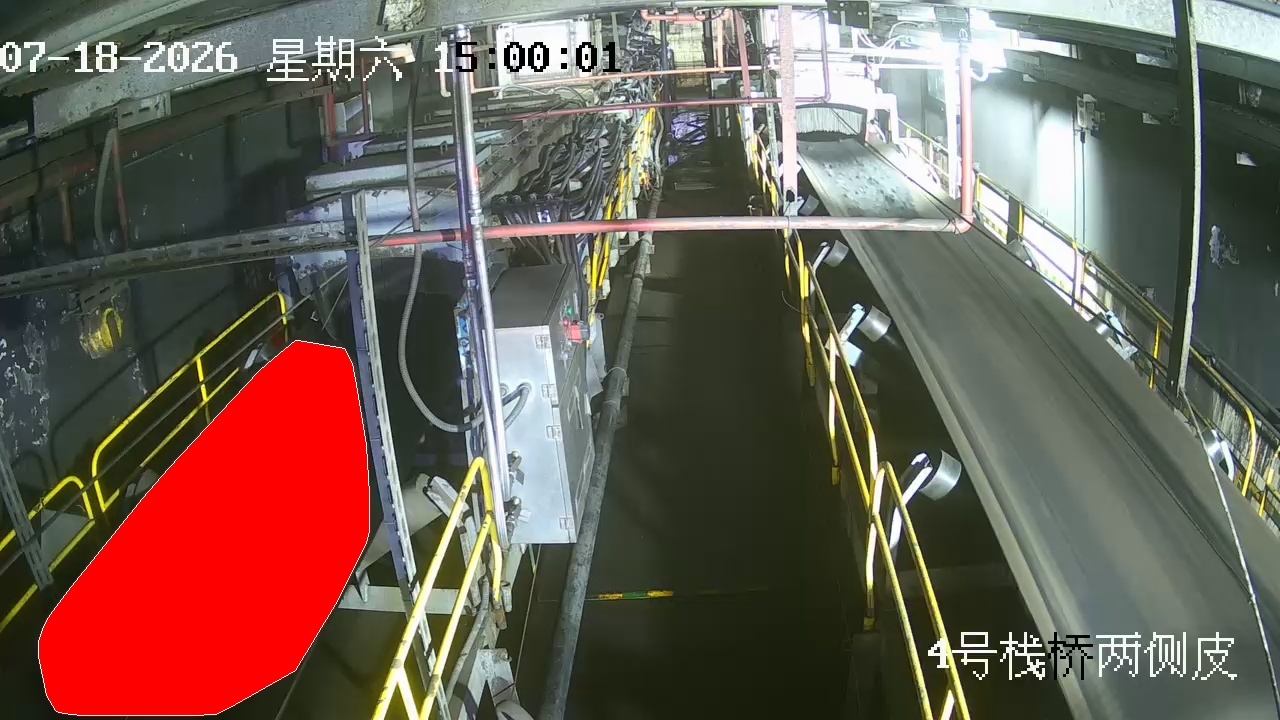
#> input picture 0.jpg, 1280 x 720 px
$ python benchmark.py --image ../../0.jpg
#> lines starting #> are read from the running program, lines starting #| are printed output that depends on the picture
### src/utils/image_formats.py
"""紧凑 NV12 图像的校验与转换，不包含网络或设备依赖。"""

import cv2
import numpy as np


# [10 lines left out: function nv12_image_shape, not called in this run]


def bgr_to_nv12(frame: np.ndarray) -> np.ndarray:
    """BGR 图片兼容入口；生产 NV12 直通路径不调用此函数。"""
    if frame.dtype != np.uint8 or frame.ndim != 3 or frame.shape[2] != 3 or not frame.size:
        raise ValueError("输入必须为非空 uint8 BGR 图像")
    height, width = frame.shape[:2]
    if height % 2 or width % 2:
        raise ValueError("转换 NV12 要求偶数宽高，请使用偶数尺寸图片或 BGR ensemble")
    i420 = cv2.cvtColor(frame, cv2.COLOR_BGR2YUV_I420).reshape(-1)
    y_size = height * width
    chroma_size = y_size // 4
    nv12 = np.empty((height * 3 // 2, width), dtype=np.uint8)
    flat = nv12.reshape(-1)
    flat[:y_size] = i420[:y_size]
    flat[y_size::2] = i420[y_size:y_size + chroma_size]
    flat[y_size + 1::2] = i420[y_size + chroma_size:]
    return nv12

### src/triton_client/client.py
#!/usr/bin/env python3
"""Minimal Triton client wrapper with gRPC / HTTP / shared-memory support.

Examples
--------
# gRPC
client = TritonClient(url="localhost:54246", protocol="grpc")
result = client.infer(
    model_name="YOLO11_DET_PRE_ENSEMBLE",
    inputs={"IMAGE": img_np},
    outputs=["NUM_DETS", "DETECTION_BOXES"],
)

# HTTP
client = TritonClient(url="localhost:54245", protocol="http")
result = client.infer(
    model_name="YOLO11_DET_PRE_ENSEMBLE",
    inputs={"IMAGE": img_np},
    outputs=["NUM_DETS", "DETECTION_BOXES"],
)

# System shared memory (over HTTP)
client = TritonClient(url="localhost:54245", protocol="shm")
result = client.infer(
    model_name="YOLO11_DET_PRE_ENSEMBLE",
    inputs={"IMAGE": img_np},
    outputs=["NUM_DETS", "DETECTION_BOXES"],
    output_specs={
        "NUM_DETS": ([1], "int32"),
        "DETECTION_BOXES": ([300, 4], "float32"),
    },
)
"""

from __future__ import annotations

import os
import threading
import uuid
import warnings
from typing import Any, Dict, Optional, Sequence, Tuple, Union

import numpy as np

# Optional Triton client imports are performed lazily so that the module can be
# imported in environments where only one of grpc/http is available.


# [28 lines left out: function _triton_type, not called in this run]


class TritonClientError(Exception):
    """Raised when a Triton client operation fails."""


class TritonClient:
    """Unified Triton inference client.

    Parameters
    ----------
    url : str
        Server URL. For gRPC use ``host:port`` (e.g. ``localhost:48001``).
        For HTTP/SHM use ``host:port`` (e.g. ``localhost:48000``).
    protocol : {"grpc", "http", "shm"}
        Communication protocol. ``shm`` uses HTTP underneath and transfers
        input/output tensors through system shared memory.
    verbose : bool, optional
        Enable verbose logging in the underlying Triton client.
    """

    _VALID_PROTOCOLS = {"grpc", "http", "shm"}

    # 进程级共享的 gRPC 客户端（按 URL），避免多线程/多模型场景下创建大量 channel。
    _GRPC_CLIENTS: Dict[str, Any] = {}
    _GRPC_REFS: Dict[str, int] = {}
    _GRPC_LOCK = threading.Lock()

    def __init__(
        self,
        url: str,
        protocol: str = "http",
        verbose: bool = False,
    ):
        protocol = protocol.lower()
        if protocol not in self._VALID_PROTOCOLS:
            raise TritonClientError(
                f"Invalid protocol '{protocol}'. "
                f"Supported: {', '.join(sorted(self._VALID_PROTOCOLS))}"
            )

        self.url = url
        self.protocol = protocol
        self.verbose = verbose
        self._client: Any = None
        self._closed = False
        self._owns_grpc_client = False

        # Shared-memory state (only used when protocol == "shm").
        self._input_shm: Dict[str, Any] = {}  # tensor name -> shm handle
        self._input_shm_names: Dict[str, str] = {}  # tensor name -> shm name
        self._input_shapes: Dict[str, Tuple[int, ...]] = {}
        self._output_shm: Dict[str, Any] = {}  # tensor name -> shm handle
        self._output_shm_names: Dict[str, str] = {}  # tensor name -> shm name
        self._output_specs: Dict[str, Tuple[Sequence[int], Union[str, np.dtype]]] = {}

        self._load_client()

    # ------------------------------------------------------------------
    # Construction / cleanup
    # ------------------------------------------------------------------
    def _load_client(self) -> None:
        if self.protocol == "grpc":
            import tritonclient.grpc as grpcclient

            with self._GRPC_LOCK:
                if self.url not in self._GRPC_CLIENTS:
                    self._GRPC_CLIENTS[self.url] = grpcclient.InferenceServerClient(
                        url=self.url, verbose=self.verbose
                    )
                    self._GRPC_REFS[self.url] = 0
                self._GRPC_REFS[self.url] += 1
                self._owns_grpc_client = True
                self._client = self._GRPC_CLIENTS[self.url]
        else:
            import tritonclient.http as httpclient

            self._client = httpclient.InferenceServerClient(
                url=self.url, verbose=self.verbose, concurrency=1
            )

    def close(self) -> None:
        """Release shared memory and close the client."""
        if self._closed:
            return

        if self.protocol == "grpc" and self._owns_grpc_client:
            with self._GRPC_LOCK:
                refs = self._GRPC_REFS.get(self.url, 0) - 1
                if refs <= 0:
                    try:
                        self._GRPC_CLIENTS[self.url].close()
                    except Exception:
                        pass
                    self._GRPC_CLIENTS.pop(self.url, None)
                    self._GRPC_REFS.pop(self.url, None)
                else:
                    self._GRPC_REFS[self.url] = refs
            self._owns_grpc_client = False
            self._client = None
            self._closed = True
            return

        self._cleanup_shared_memory()
        self._client = None
        self._closed = True

    def __enter__(self) -> "TritonClient":
        return self

    def __exit__(self, exc_type, exc_val, exc_tb) -> None:
        self.close()

    def __del__(self) -> None:
        try:
            self.close()
        except Exception:
            pass

    # ------------------------------------------------------------------
    # Server / model status
    # ------------------------------------------------------------------
    def is_server_ready(self) -> bool:
        """Return True if the server is ready."""
        return self._client.is_server_ready()

    def is_server_live(self) -> bool:
        """Return True if the server is live."""
        return self._client.is_server_live()

    def is_model_ready(self, model_name: str) -> bool:
        """Return True if the model is ready."""
        return self._client.is_model_ready(model_name)

    # [147 lines left out: functions get_model_metadata, infer, _infer_grpc, _infer_http, _make_infer_input, not called in this run]

    # ------------------------------------------------------------------
    # Shared memory helpers
    # ------------------------------------------------------------------
    def _cleanup_input_shm(self) -> None:
        """Unregister and destroy all input shared memory regions."""
        if self._client is None:
            return
        try:
            from tritonclient.utils.shared_memory import (
                destroy_shared_memory_region,
            )

            for name, handle in list(self._input_shm.items()):
                shm_name = self._input_shm_names.get(name, name)
                try:
                    self._client.unregister_system_shared_memory(shm_name)
                except Exception as err:
                    warnings.warn(
                        f"Failed to unregister input SHM {shm_name}: {err}"
                    )
                try:
                    destroy_shared_memory_region(handle)
                except Exception as err:
                    warnings.warn(
                        f"Failed to destroy input SHM {shm_name}: {err}"
                    )
        except ImportError:
            pass
        finally:
            self._input_shm.clear()
            self._input_shm_names.clear()
            self._input_shapes.clear()

    def _cleanup_output_shm(self) -> None:
        """Unregister and destroy all output shared memory regions."""
        if self._client is None:
            return
        try:
            from tritonclient.utils.shared_memory import (
                destroy_shared_memory_region,
            )

            for name, handle in list(self._output_shm.items()):
                shm_name = self._output_shm_names.get(name, name)
                try:
                    self._client.unregister_system_shared_memory(shm_name)
                except Exception as err:
                    warnings.warn(
                        f"Failed to unregister output SHM {shm_name}: {err}"
                    )
                try:
                    destroy_shared_memory_region(handle)
                except Exception as err:
                    warnings.warn(
                        f"Failed to destroy output SHM {shm_name}: {err}"
                    )
        except ImportError:
            pass
        finally:
            self._output_shm.clear()
            self._output_shm_names.clear()
            self._output_specs.clear()

    def _cleanup_shared_memory(self) -> None:
        """Unregister and destroy all shared memory regions."""
        self._cleanup_input_shm()
        self._cleanup_output_shm()

    # [145 lines left out: functions _ensure_input_shm, _ensure_output_shm, _infer_shm, not called in this run]

### src/triton_client/benchmark.py
#!/usr/bin/env python3
"""Benchmark Triton inference via gRPC, HTTP and system shared memory.

Run from the workspace directory:
    python3 triton_client/benchmark.py --protocol grpc
    python3 triton_client/benchmark.py --protocol http
    python3 triton_client/benchmark.py --protocol shm
"""

import argparse
import sys
import time
from pathlib import Path

import numpy as np
import cv2

sys.path.insert(0, str(Path(__file__).parent.parent))
from triton_client import TritonClient
from utils.image_formats import bgr_to_nv12


def load_image(path: str):
    """Load an unbatched BGR image."""
#> called with path = '../../0.jpg'
    image = cv2.imread(path)
#> image is the input picture: shape (720, 1280, 3); mean B, G, R 85, 94.8, 109.4
    if image is None:
        raise ValueError(f"Cannot read image: {path}")
    return image


def run_benchmark(
    protocol: str,
    url: str,
    model_name: str,
    image_path: str,
    count: int,
    warmup: int,
):
    img_np = load_image(image_path)
    input_name = "YUV" if model_name.endswith("_YUV_ENSEMBLE") else "IMAGE"
    if input_name == "YUV":
        img_np = bgr_to_nv12(img_np)[..., None]
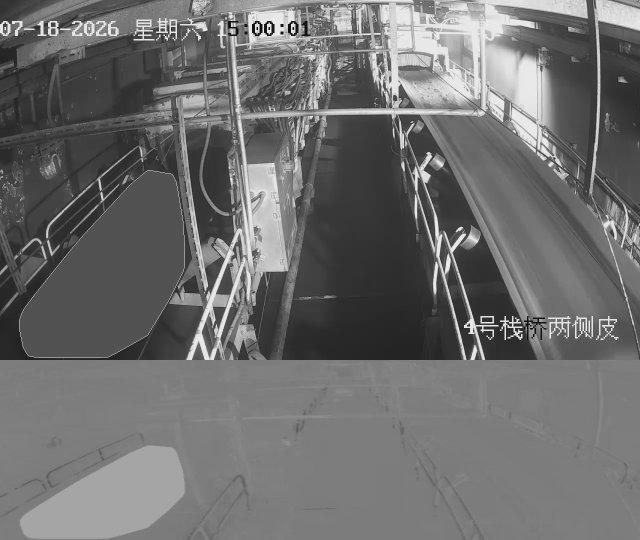
#> img_np: shape (1080, 1280, 1) (shown at 1/2 size); min 16, max 240, mean 109.6

    outputs = [
        "NUM_DETS",
        "DETECTION_BOXES",
        "DETECTION_SCORES",
        "DETECTION_CLASSES",
    ]

    output_specs = {
        "NUM_DETS": ([1], "int32"),
        "DETECTION_BOXES": ([300, 4], "float32"),
        "DETECTION_SCORES": ([300], "float32"),
        "DETECTION_CLASSES": ([300], "int32"),
    }

    print(f"Protocol: {protocol}")
    print(f"URL:      {url}")
    print(f"Model:    {model_name}")
    print(f"Image:    {image_path}")
    print(f"Warmup:   {warmup}")
    print(f"Requests: {count}")

    with TritonClient(url=url, protocol=protocol) as client:
#> (the call stopped at in _load_client, `self._GRPC_CLIENTS[self.url] = grpcclient.InferenceServerClient( url=s..`: tritonclient is not available in this run)
        if not client.is_server_ready():
            raise RuntimeError("Triton server is not ready")
        if not client.is_model_ready(model_name):
            raise RuntimeError(f"Model {model_name} is not ready")

        infer_kwargs = {}
        if protocol == "shm":
            infer_kwargs["output_specs"] = output_specs

        inputs = {input_name: img_np}

        # Warmup.
        print("\nWarming up ...")
        for _ in range(warmup):
            client.infer(model_name, inputs, outputs, **infer_kwargs)

        # Benchmark.
        print("Benchmarking ...")
        latencies = []
        for i in range(count):
            t0 = time.perf_counter()
            client.infer(model_name, inputs, outputs, **infer_kwargs)
            t1 = time.perf_counter()
            latencies.append((t1 - t0) * 1000.0)

    latencies = np.array(latencies)
    total_time_s = latencies.sum() / 1000.0

    print("\n========== Benchmark Results ==========")
    print(f"Protocol:       {protocol}")
    print(f"Requests:       {count}")
    print(f"Total time:     {total_time_s:.3f} s")
    print(f"Throughput:     {count / total_time_s:.2f} req/s")
    print(f"Mean latency:   {np.mean(latencies):.2f} ms")
    print(f"Median latency: {np.median(latencies):.2f} ms")
    print(f"P90 latency:    {np.percentile(latencies, 90):.2f} ms")
    print(f"P95 latency:    {np.percentile(latencies, 95):.2f} ms")
    print(f"P99 latency:    {np.percentile(latencies, 99):.2f} ms")
    print(f"Min latency:    {np.min(latencies):.2f} ms")
    print(f"Max latency:    {np.max(latencies):.2f} ms")


def main():
    parser = argparse.ArgumentParser(
        description="Benchmark Triton inference protocols"
    )
    parser.add_argument(
        "--protocol",
        choices=["grpc", "http", "shm"],
        default="grpc",
        help="Inference protocol",
    )
    parser.add_argument(
        "--model",
        default="YOLO26_DET_PRE_YUV_ENSEMBLE",
        help="Model or ensemble name",
    )
    parser.add_argument(
        "--image",
        default="images/bus.jpg",
        help="Input image path (default: images/bus.jpg)",
    )
    parser.add_argument(
        "--grpc-url",
        default="localhost:54246",
        help="gRPC server URL",
    )
    parser.add_argument(
        "--http-url",
        default="localhost:54245",
        help="HTTP/SHM server URL",
    )
    parser.add_argument(
        "--count",
        type=int,
        default=100,
        help="Number of inference requests (default: 100)",
    )
    parser.add_argument(
        "--warmup",
        type=int,
        default=10,
        help="Number of warmup requests (default: 10)",
    )
    args = parser.parse_args()

    image_path = Path(args.image)
    if not image_path.exists() and args.image == "images/bus.jpg":
        image_path = Path("workspace") / args.image

    url = args.grpc_url if args.protocol == "grpc" else args.http_url

    run_benchmark(
        protocol=args.protocol,
        url=url,
        model_name=args.model,
        image_path=str(image_path),
        count=args.count,
        warmup=args.warmup,
    )


if __name__ == "__main__":
#> (the run stopped early here; a loop or call above may not have finished)
